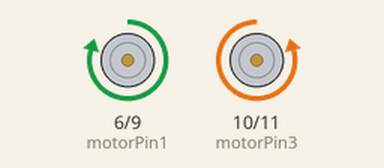
Simulated run of this sketch. Board: Arduino Uno, built with avr-gcc and run on an emulated ATmega328P. Parts: motor-driver pin pairs drawn as motors (green arrow = first pin HIGH = forward, orange = second pin HIGH = backward, longer = more drive). What the sketch prints to the serial monitor is not drawn.

Above: at 2.5 s.
At 7.5 s:
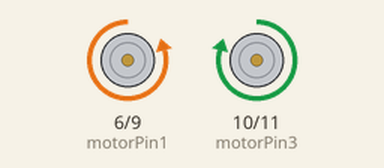
At 11.0 s:
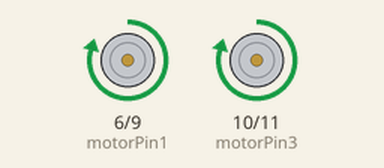
At 13.0 s:
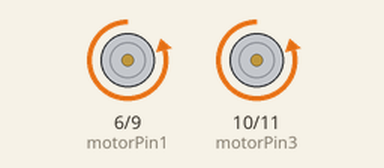
Timing chart, 0 to 18.2 s (numbered marks = the images above):
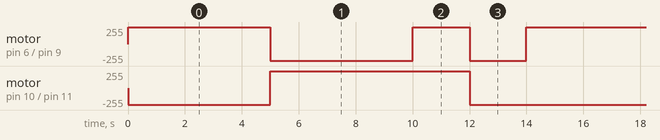

The sketch:

test_driver.ino
```cpp
#include <Wire.h>

//Motor A
const int motorPin1 = 6;  // Pin 14 of L293
const int motorPin2 = 9;  // Pin 10 of L293

//Motor B
const int motorPin3 = 10; // Pin  7 of L293
const int motorPin4 = 11;  // Pin  2 of L293

void setup() {
  Wire.begin();
  // initialize serial and digital pin LED_BUILTIN as an output.
  Serial.begin(9600);

  setup_motor();
  Serial.print(" Motor driver set up ...");
}

void loop() {
  // go straigth
  motor_a_forward();
  motor_b_forward();

  delay(5000);

  // go back
  motor_a_reverse();
  motor_b_reverse();

  delay(5000);

  //turn right
  motor_a_forward();
  motor_b_reverse();

  delay(2000);

  // turn left
  motor_a_reverse();
  motor_b_forward();

  delay(2000);
}

void setup_motor() {
  pinMode(motorPin1, OUTPUT);
  pinMode(motorPin2, OUTPUT);
  pinMode(motorPin3, OUTPUT);
  pinMode(motorPin4, OUTPUT);
}

void motor_a_forward() {
  analogWrite(motorPin1, 250);
  analogWrite(motorPin2, 0);
}
void motor_b_forward() {
  analogWrite(motorPin3, 0);
  analogWrite(motorPin4, 250);
}

void motor_a_reverse() {
  analogWrite(motorPin1, 0);
  analogWrite(motorPin2, 250);
}
void motor_b_reverse() {
  analogWrite(motorPin3, 250);
  analogWrite(motorPin4, 0);
}
```

Measured:
- by itself, motor on pin 10 (motorPin3) / pin 11 (motorPin4): repeats every 14.0 s: forward 250/255 7.0 s, backward 250/255 7.0 s
- by itself, motor on pin 6 (motorPin1) / pin 9 (motorPin2): repeats every 14.0 s: backward 250/255 5.0 s, forward 250/255 2.0 s, backward 250/255 2.0 s, forward 250/255 5.0 s
